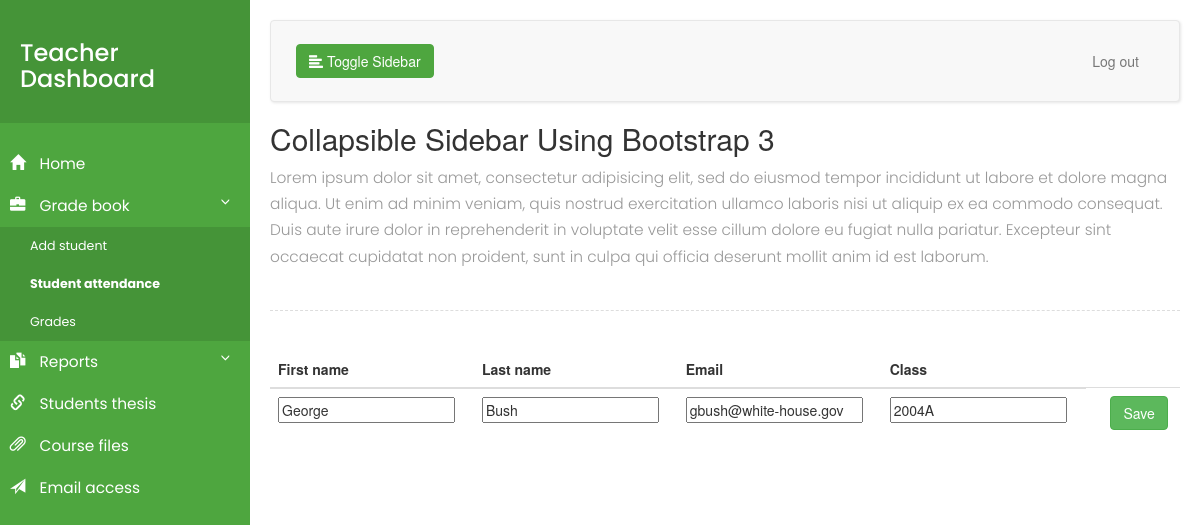
Page /editStudent.php?studentId=1 (signed in) on the committed database.
### tables this page shows
CREATE TABLE IF NOT EXISTS student
(
    id         INT(4) UNSIGNED AUTO_INCREMENT PRIMARY KEY,
    first_name VARCHAR(30) NOT NULL,
    last_name  VARCHAR(30) NOT NULL,
    email      VARCHAR(30) NOT NULL,
    class      VARCHAR(10) NOT NULL
);

### classes/Student.php (called while the page is built, shortened)
<?php
class Student
{
    public $firstName;
    public $lastName;
    public $email;
    public $class;
    public function getFirstName()
    {
        return $this->firstName;
    }
    public function setFirstName($firstName)
    {
        $this->firstName = $firstName;
    }
    public function getLastName()
    {
        return $this->lastName;
    }
    public function setLastName($lastName)
    {
        $this->lastName = $lastName;
    }
    public function getEmail()
    {
        return $this->email;
    }
    public function setEmail($email)
    {
        $this->email = $email;
    }
    public function getClass()
    {
        return $this->class;
    }
    public function setClass($class)
    {
        $this->class = $class;
    }
    public function getStudentById($id){
        $sql = "SELECT * FROM student WHERE id=\"" . $id . "\"";
        $conn = connectToDB();
        $result = $conn->query($sql);
        if ($result->num_rows ==1 ) {
            return $this;
        }
        return -1;
    }
}

### editStudent.php (the view, shortened to what this page needs)
<!DOCTYPE html>
<html lang="en">
<head>
    <link rel="stylesheet" href="css/collapsable.css">
    <link rel="stylesheet" href="https://maxcdn.bootstrapcdn.com/bootstrap/3.3.7/css/bootstrap.min.css">
</head>
<body>
<?php
require_once('classes/Student.php');
?>
<div class="wrapper">
    <nav id="sidebar">
        <div class="sidebar-header">
            <h3>Teacher Dashboard</h3>
        </div>
        <ul class="list-unstyled components">
            <li>
                <a href="dashboard.php" aria-expanded="false">
                    <i class="glyphicon glyphicon-home"></i>
                    Home
                </a>
            </li>
            <li>
                <a href="#homeSubmenu" data-toggle="collapse" aria-expanded="false">
                    <i class="glyphicon glyphicon-briefcase"></i>
                    Grade book
                </a>
                <ul class="list-unstyled" id="homeSubmenu">
                    <li><a href="addStudent.php">Add student</a></li>
                    <li><a href="studentAttendance.php"><b>Student attendance</b></a></li>
                    <li><a href="#">Grades</a></li>
                </ul>
                <a href="#pageSubmenu" data-toggle="collapse" aria-expanded="false">
                    <i class="glyphicon glyphicon-duplicate"></i>
                    Reports
                </a>
            </li>
            <li>
                <a href="#">
                    <i class="glyphicon glyphicon-link"></i>
                    Students thesis
                </a>
            </li>
            <li>
                <a href="#">
                    <i class="glyphicon glyphicon-paperclip"></i>
                    Course files
                </a>
            </li>
            <li>
                <a href="#">
                    <i class="glyphicon glyphicon-send"></i>
                    Email access
                </a>
            </li>
        </ul>
    </nav>
    <div id="content">
        <nav class="navbar navbar-default">
            <div class="container-fluid">
                <div class="navbar-header">
                    <button type="button" id="sidebarCollapse" class="btn btn-info navbar-btn">
                        <i class="glyphicon glyphicon-align-left"></i>
                        <span>Toggle Sidebar</span>
                    </button>
                </div>
                <div class="collapse navbar-collapse" id="bs-example-navbar-collapse-1">
                    <ul class="nav navbar-nav navbar-right">
                        <li><a href="logout.php">Log out</a></li>
                    </ul>
                </div>
            </div>
        </nav>
        <h2>Collapsible Sidebar Using Bootstrap 3</h2>
        <p>Lorem ipsum dolor sit amet, consectetur adipisicing elit, sed do eiusmod tempor incididunt ut labore et
            dolore magna aliqua. Ut enim ad minim veniam, quis nostrud exercitation ullamco laboris nisi ut aliquip ex
            ea commodo consequat. Duis aute irure dolor in reprehenderit in voluptate velit esse cillum dolore eu fugiat
            nulla pariatur. Excepteur sint occaecat cupidatat non proident, sunt in culpa qui officia deserunt mollit
            anim id est laborum.</p>
        <div class="line"></div>
        <?php
        if (isset($_GET['studentId'])) {
            $student = new Student();
            $student->getStudentById($_GET['studentId']);
            if ($student !== -1) {
                ?>
                <table class="table">
                    <thead class="thead-dark">
                    <tr>
                        <th scope="col">First name</th>
                        <th scope="col">Last name</th>
                        <th scope="col">Email</th>
                        <th scope="col">Class</th>
                    </tr>
                    </thead>
                    <tbody>
                    <tr>
                        <form method="POST" action="editStudent.php">
                            <td><input type="text" name="firstName" value="<?= $student->getFirstName() ?>"></td>
                            <td><input type="text" name="lastName" value="<?= $student->getLastName() ?>"></td>
                            <td><input type="text" name="email" value="<?= $student->getEmail() ?>"></td>
                            <td><input type="text" name="class" value="<?= $student->getClass() ?>"></td>
                            <td><input type="hidden" name="id" value="<?= $student->getId() ?>"></td>
                            <td>
                                <button type="submit" class="btn btn-success btn-md">Save</button>
                            </td>
                        </form>
                    </tr>
                    </tbody>
                </table>
                <?php
            } else {
                echo "An error occurred.";
            }
        }
        ?>
    </div>
</div>
</body>
</html>

### css/collapsable.css (style rules this page uses)
#sidebar { font-family: 'Poppins', sans-serif; }
#sidebar ul li a { color: #fff; }
.wrapper { max-width: 100%; }
body { font-family: 'Poppins', sans-serif; background: #fafafa; }
p { font-family: 'Poppins', sans-serif; font-size: 1.1em; font-weight: 300; line-height: 1.7em; color: #999; }
a, a:hover, a:focus { color: inherit; text-decoration: none; transition: all 0.3s; }
.navbar { padding: 15px 10px; background: #fff; border: none; border-radius: 0; margin-bottom: 40px; box-shadow: 1px 1px 3px rgba(0, 0, 0, 0.1); }
.navbar-btn { box-shadow: none; outline: none !important; border: none; }
.line { width: 100%; height: 1px; border-bottom: 1px dashed #ddd; margin: 40px 0; }
i, span { display: inline-block; }
.wrapper { display: flex; align-items: stretch; }
#sidebar { min-width: 250px; max-width: 250px; background: #4ea63f; color: #fff; transition: all 0.3s; }
#sidebar ul li a { text-align: left; }
#sidebar .sidebar-header { padding: 20px; background: #459438; }
#sidebar ul.components { padding: 20px 0; }
#sidebar ul li a { padding: 10px; font-size: 1.1em; display: block; }
#sidebar ul li a i { margin-right: 10px; }
a[data-toggle="collapse"] { position: relative; }
a[aria-expanded="false"]::before, a[aria-expanded="true"]::before { content: '\e259'; display: block; position: absolute; right: 20px; font-family: 'Glyphicons Halflings'; font-size: 0.6em; }
ul ul a { font-size: 0.9em !important; padding-left: 30px !important; background: #459438; }
#content { padding: 20px; min-height: 100vh; transition: all 0.3s; }
.btn-info { background-color: #4ea63f !important; border-color: #4ea63f !important; }

### rows in the picture
student: firstName "George", lastName "Bush", email "gbush@white-house.gov", class "2004A"
